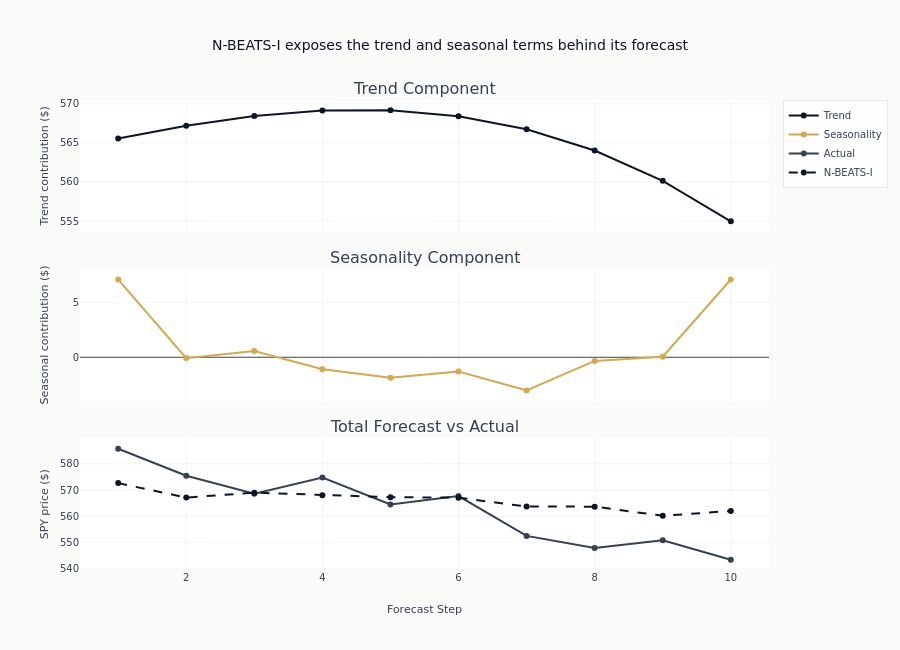

Write notebook code for a chart like this one.
### Markdown cell above
**Denormalization**: The trend component gets the mean added back (it captures
the price level), while seasonality is zero-centered (periodic deviations around
the trend). The combined forecast = Trend + Seasonality in original price space.

### Code cell
trend_denorm = trend_forecast * price_std + price_mean
seasonal_denorm = seasonal_forecast * price_std  # Zero-centered
total_denorm = pred_i[sample_idx] * price_std + price_mean
actual_denorm = y_test[sample_idx] * price_std + price_mean

x_axis = list(range(1, HORIZON + 1))

fig = make_subplots(
    rows=3,
    cols=1,
    subplot_titles=["Trend Component", "Seasonality Component", "Total Forecast vs Actual"],
    shared_xaxes=True,
    vertical_spacing=0.08,
)

fig.add_trace(
    go.Scatter(x=x_axis, y=trend_denorm, name="Trend", line=dict(color=COLORS["blue"])),
    row=1,
    col=1,
)
fig.add_trace(
    go.Scatter(
        x=x_axis,
        y=seasonal_denorm,
        name="Seasonality",
        line=dict(color=COLORS["amber"]),
    ),
    row=2,
    col=1,
)
fig.add_trace(
    go.Scatter(
        x=x_axis,
        y=actual_denorm,
        name="Actual",
        line=dict(color=COLORS["neutral"], width=2),
    ),
    row=3,
    col=1,
)
fig.add_trace(
    go.Scatter(
        x=x_axis,
        y=total_denorm,
        name="N-BEATS-I",
        line=dict(color=COLORS["blue"], dash="dash"),
    ),
    row=3,
    col=1,
)

fig.update_layout(
    title="N-BEATS-I exposes the trend and seasonal terms behind its forecast",
    height=650,
)
fig.update_xaxes(title_text="Forecast Step", row=3, col=1)
fig.update_yaxes(title_text="Trend contribution ($)", row=1, col=1)
fig.update_yaxes(title_text="Seasonal contribution ($)", row=2, col=1)
fig.update_yaxes(title_text="SPY price ($)", row=3, col=1)
fig.show()

### Figure 1 — Plotly figure (JSON) as saved in the notebook; plotly's stock layout.template omitted (floating-point values rounded to 4 significant figures)
{"data": [{"line": {"color": "#0a1628"}, "name": "Trend", "type": "scatter", "x": [1, 2, 3, 4, 5, 6, 7, 8, 9, 10], "xaxis": "x", "y": [565.6, 567.2, 568.4, 569.1, 569.2, 568.4, 566.7, 564.0, 560.1, 555.0], "yaxis": "y"}, {"line": {"color": "#D4A84B"}, "name": "Seasonality", "type": "scatter", "x": [1, 2, 3, 4, 5, 6, 7, 8, 9, 10], "xaxis": "x2", "y": [7.071, -0.07675, 0.561, -1.084, -1.87, -1.301, -3.019, -0.3322, 0.05133, 7.071], "yaxis": "y2"}, {"line": {"color": "#334155", "width": 2}, "name": "Actual", "type": "scatter", "x": [1, 2, 3, 4, 5, 6, 7, 8, 9, 10], "xaxis": "x3", "y": [585.7, 575.4, 568.6, 574.7, 564.5, 567.7, 552.6, 548.0, 550.9, 543.5], "yaxis": "y3"}, {"line": {"color": "#0a1628", "dash": "dash"}, "name": "N-BEATS-I", "type": "scatter", "x": [1, 2, 3, 4, 5, 6, 7, 8, 9, 10], "xaxis": "x3", "y": [572.6, 567.1, 569.0, 568.0, 567.3, 567.1, 563.7, 563.7, 560.2, 562.1], "yaxis": "y3"}], "layout": {"annotations": [{"font": {"size": 16}, "showarrow": false, "text": "Trend Component", "x": 0.5, "xanchor": "center", "xref": "paper", "y": 1.0, "yanchor": "bottom", "yref": "paper"}, {"font": {"size": 16}, "showarrow": false, "text": "Seasonality Component", "x": 0.5, "xanchor": "center", "xref": "paper", "y": 0.64, "yanchor": "bottom", "yref": "paper"}, {"font": {"size": 16}, "showarrow": false, "text": "Total Forecast vs Actual", "x": 0.5, "xanchor": "center", "xref": "paper", "y": 0.28, "yanchor": "bottom", "yref": "paper"}], "height": 650, "title": {"text": "N-BEATS-I exposes the trend and seasonal terms behind its forecast"}, "xaxis": {"anchor": "y", "domain": [0.0, 1.0], "matches": "x3", "showticklabels": false}, "xaxis2": {"anchor": "y2", "domain": [0.0, 1.0], "matches": "x3", "showticklabels": false}, "xaxis3": {"anchor": "y3", "domain": [0.0, 1.0], "title": {"text": "Forecast Step"}}, "yaxis": {"anchor": "x", "domain": [0.72, 1.0], "title": {"text": "Trend contribution ($)"}}, "yaxis2": {"anchor": "x2", "domain": [0.36, 0.64], "title": {"text": "Seasonal contribution ($)"}}, "yaxis3": {"anchor": "x3", "domain": [0.0, 0.28], "title": {"text": "SPY price ($)"}}}}
